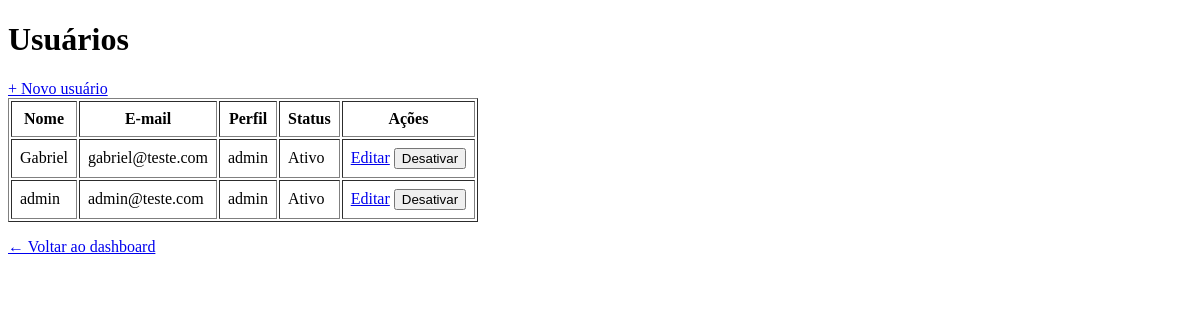
The app's page /usuarios/ (signed in), older data.
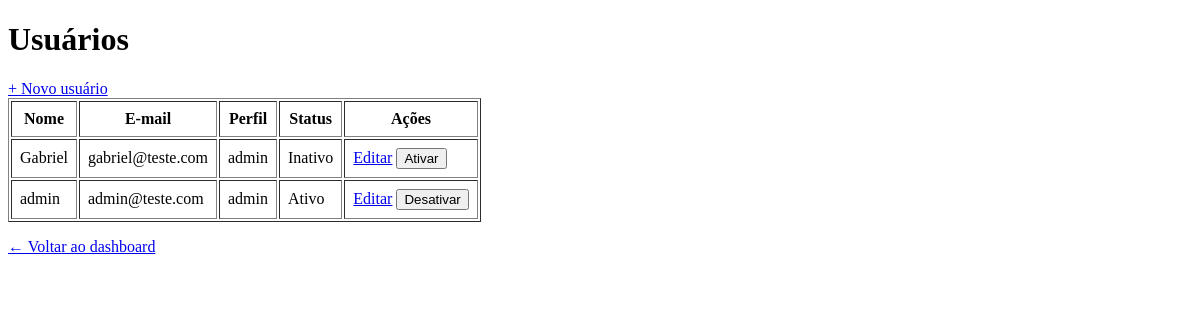
The same page, newer data.
### app/models/usuario.py (models this page shows)
class Usuario (Base):
    __tablename__ = "usuarios"
    id = Column(Integer, primary_key=True, autoincrement=True)
    nome = Column(String(100), nullable=False)
    email = Column(String(100), unique=True, index=True, nullable=False)
    senha_hash = Column(String(225), nullable=False)
    role = Column(String(20), nullable=False, default="operador")
    ativo = Column(Boolean, default=True)
    criado_em = Column(DateTime, server_default=func.now())

### app/controllers/admin_controller.py (the view)
@router.get("/")
def listar_usuarios(
    request: Request,
    db: Session = Depends(get_db),
    admin = Depends(get_admin) # Bloqueia quem não é admin
):
    usuarios = db.query(Usuario).order_by(Usuario.nome).all()
    return templates.TemplateResponse(
        request,
        "usuarios/index.html",
        {
            "request": request,
            "admin": admin,
            "usuarios": usuarios
        }
    )

### app/templates/usuarios/index.html (shortened to what this page needs)
<!DOCTYPE html>
<html lang="pt-br">
<head>
</head>
<body>
    <h1>Usuários</h1>
    <a href="/usuarios/novo">+ Novo usuário</a>
    <table border="1" cellpadding="8">
        <thead>
            <tr>
                <th>Nome</th>
                <th>E-mail</th>
                <th>Perfil</th>
                <th>Status</th>
                <th>Ações</th>
            </tr>
        </thead>
        <tbody>
            {% for u in usuarios %}
            <tr>
                <td>{{ u.nome }}</td>
                <td>{{ u.email }}</td>
                <td>{{ u.role }}</td>
                <td>{{ "Ativo" if u.ativo else "Inativo" }}</td>
                <td>
                    <a href="/usuarios/{{ u.id }}/editar">Editar</a>
                    <form action="/usuarios/{{ u.id }}/toggle-ativo"
                          method="post"
                          style="display:inline">
                        <button type="submit">
                            {{ "Desativar" if u.ativo else "Ativar" }}
                        </button>
                    </form>
                </td>
            </tr>
            {% endfor %}
        </tbody>
    </table>
    <p><a href="/">← Voltar ao dashboard</a></p>
</body>
</html>

Row changes from the older to the newer data that the page shows:
changed Usuario "Gabriel": ativo "Ativo" → "Inativo"; ativo "Desativar" → "Ativar"
